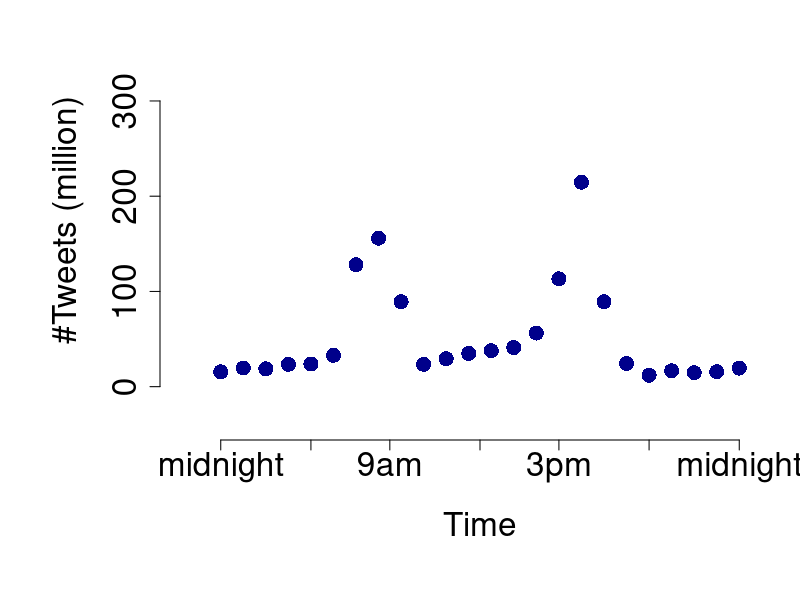

Write the R code that produced this figure. (Note: this script raises an error after producing the figure.)
png(file="~/Sites/decoded_presentation/templates/reveal/small_data_tweets.png",width = 1033,height = 484)
par(bg="white",mar=c(10,10,2,2))
y1 = c(5,6,10,11,18,20,120,150,80,10,15,20,25,30,50,100,200,75,10,5,10,3,7,5)
x1 = c(1:7,8,9,10,11,12,13,14,15,16,17,18,19,20,21:24);
plot(x1,y1 + runif(24,0,10) + 5,xlab="",ylab="",ylim=c(0,350),xlim=c(1,24),axes=F,
	pch = 16,col="darkblue",cex = 2)
axis(1,at=c(1,5,8.5,12.5,16,20,24),labels = c("midnight","6am","9am","noon","3pm","6pm","midnight"),line=2,cex.axis=2)
axis(2, at= c(0,100,200,300), labels = c(0,100,200,300),line=2,cex.axis=2)
title(xlab="Time", cex.lab = 2, line = 6)
title(ylab="#Tweets (million)",cex.lab = 2,line=6)
dev.off();


x1 = sort(c(rnorm(500,9,5), rnorm(500,18,5)))
y1 = c(runif(125,5,15) + (1:125),sort(rnorm(125,180,60)),sort(rnorm(125,180,20),decreasing=T),runif(250,30,100),
	sort(rnorm(125,180,20)),sort(rnorm(125,180,60),decreasing=T),runif(125,5,15)-(1:125))
x1b = x1 + runif(500,0,1); #x1b[which(x1b > 24)] = 24;
y1b = y1 +runif(500,1,50); #y1b[which(y1b > 300)] = 300;
ll = which(y1b > 300)
y1b[ll] = 300 + runif(ll,0,50)*((-1)^(1:ll)) 
zz = which(y1b < 0); y1b[zz] = runif(length(zz),20,60)

shift0 = x1b + 0;
shift0[which(shift0 > 24)] = shift0[(which(shift0>24))] - 24;
shift0[which(shift0 < 0)] = shift0[(which(shift0<0))] + 24;
kol = as.vector(col2rgb("blue"))/1000; 


x2 = sort(c(rnorm(500,9,5), rnorm(500,18,5)));
y2 = c(runif(125,5,15) + (1:125),sort(rnorm(125,150,90)),sort(rnorm(125,150,20),decreasing=T),runif(250,30,100),
	sort(rnorm(125,150,20)),sort(rnorm(125,150,50),decreasing=T),runif(125,5,15)-(1:125))
x2b = x1 + runif(500,0,0.5); #x1b[which(x1b > 24)] = 24;
y2b = y1 +runif(500,1,80); 
ll = which(y2b > 250)
y2b[ll] = 250 + runif(ll,0,50)*((-1)^(1:ll)) 
zz = which(y2b < 0); y2b[zz] = runif(length(zz),20,60)
kol2 = as.vector(col2rgb("red"))/1000; 
shift3 = x2 + 3;
shift3[which(shift3 > 24)] = shift3[(which(shift3>24))] - 24;
shift3[which(shift3 < 0)] = shift3[(which(shift3<0))] + 24;
#plot(x2b[shift3],y2b,ylab="#Tweets (M)", xlab = "Time (hrs)",xlim=c(1,24),ylim=c(0,350),pch=16,col = rgb(kol2[1],kol2[1],kol2[3],alpha = 0.2))

x3 = sort(c(rnorm(500,9,5), rnorm(500,18,5)));
y3 = c(runif(125,5,15) + (1:125),sort(rnorm(125,100,90)),sort(rnorm(125,100,20),decreasing=T),runif(250,30,100),
	sort(rnorm(125,100,20)),sort(rnorm(125,100,50),decreasing=T),runif(125,5,15)-(1:125))
x3b = x1 + runif(500,0,0.5); #x1b[which(x1b > 24)] = 24;
y3b = y3b +runif(500,1,50); 
ll = which(y3b > 250)
y3b[ll] = 250 + runif(ll,0,30)*((-1)^(1:ll)) 
zz = which(y3b < 0); y3b[zz] = runif(length(zz),20,60)
kol3 = as.vector(col2rgb("green"))/1000; 
shift6 = x2 + 6;
shift6[which(shift6 > 24)] = shift6[(which(shift6>24))] - 24;
shift6[which(shift6 < 0)] = shift6[(which(shift6<0))] + 24;
#plot(x2b[shift3

png(file="~/Sites/decoded_presentation/templates/reveal/big_data_tweets_colour.png",width = 1033,height = 484)
par(bg="white",mar=c(10,10,2,2))
plot(shift0,y1b,ylab="", xlab = "",xlim=c(0,24),ylim=c(0,400),pch=16,col = rgb(0.7,kol[1],kol[3],alpha = 0.2),axes=F,cex=2,cex.lab=2)
points(shift3,y2b,pch=16,col = rgb(kol2[1],kol2[1],kol2[3],alpha = 0.2),cex=2)
points(shift6,y3b,pch=16,col = rgb(0.5,0.1,0.7,alpha = 0.2),cex=2)
axis(1,at=c(1,5,8.5,12.5,16,20,24),labels = c("midnight","6am","9am","noon","3pm","6pm","midnight"),cex.axis=2,line=2)
axis(2, at= c(0,100,200,300), labels = c(0,100,200,300),cex.axis=2, line = 2)
title(xlab="Time", cex.lab = 2, line = 6)
title(ylab="#Tweets (million)",cex.lab = 2,line=6)
legend("topleft",bty="n",col=c(rgb(0.7,kol[1],kol[3],alpha = 1),rgb(kol2[1],kol2[1],kol2[3],alpha = 1),rgb(0.5,0.1,0.7,alpha = 1)),legend=c("UK","Moscow","Delhi"),ncol=3,pch=c(16,16,16),cex=2)
dev.off();

png(file="~/Sites/decoded_presentation/templates/reveal/big_data_tweets_black.png",width = 1033,height = 484)
par(bg="white",mar=c(10,10,2,2))
plot(shift0,y1b,ylab="", xlab = "",xlim=c(0,24),ylim=c(0,400),pch=16,col = rgb(0,0,0,alpha = 0.2),axes=F,cex=2,cex.lab=2)
points(shift3,y2b,pch=16,col = rgb(0,0,0,alpha = 0.2),cex=2)
points(shift6,y3b,pch=16,col = rgb(0,0,0,alpha = 0.2),cex=2)
axis(1,at=c(1,5,8.5,12.5,16,20,24),labels = c("midnight","6am","9am","noon","3pm","6pm","midnight"),cex.axis=2,line=2)
axis(2, at= c(0,100,200,300), labels = c(0,100,200,300),cex.axis=2, line = 2)
title(xlab="Time", cex.lab = 2, line = 6)
title(ylab="#Tweets (million)",cex.lab = 2,line=6)
dev.off();


individual <- paste("Individual", 1:10, sep=" ")

n=100;
age = floor(rnorm(10,50,10))
gender = sample(c("Male","Female"),n,replace=T)
Mult.Sclerosis = c();
for (i in 1:10){
	Mult.Sclerosis[i] = "No";
	u = runif(1); 
	if (gender[i] == "Male"){ if (u < 0.1){ Mult.Sclerosis[i] = "Yes"; } }
	if (gender[i] == "Female"){ if (u<0.4){ Mult.Sclerosis[i] = "Yes" } }
}
Mult.Sclerosis[10] = "Yes";
#Mult.Sclerosis[8] = "No";
#Mult.Sclerosis[7] = "No";

MS_data = cbind(individual,gender,age,Mult.Sclerosis);
MS_data = data.frame(MS_data)


